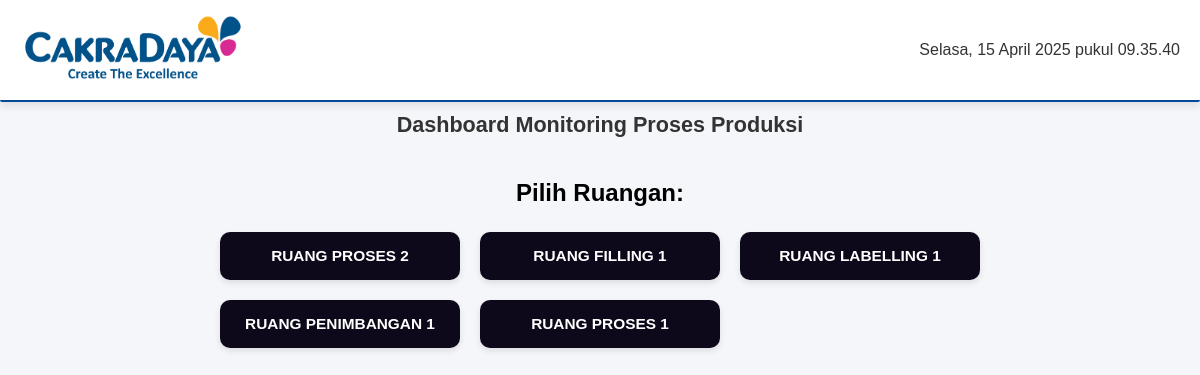
The page /monitoring/ on the database as committed earlier.
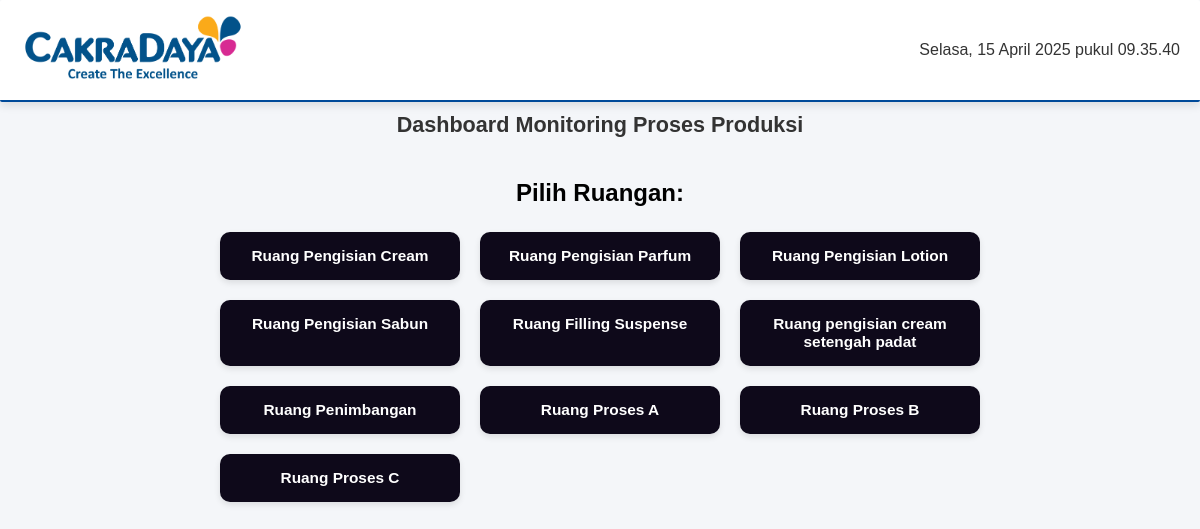
The same page on the database as committed later.
### produksi_monitoring/models.py (models this page shows, shortened)
class Ruangan(models.Model):
    PROSES_CHOICES = [
        ('weighing', 'Weighing'),
        ('processing', 'Processing'),
        ('mixing', 'Mixing'),
        ('filling', 'Filling'),
        ('packaging', 'Packaging'),
        ('labelling', 'Labelling'),
        ('quality_control', 'Quality Control'),
    ]
    kode_ruangan = models.CharField(max_length=10, unique=True, null=True)
    nama = models.CharField(max_length=100, unique=True)
    link_khusus = models.CharField(max_length=255, unique=True)
    mesin = models.ManyToManyField(Mesin, related_name="ruangan")
    jenis_proses = models.CharField(max_length=50, choices=PROSES_CHOICES, default='mixing')
    tahap_berikutnya = models.ForeignKey('self', null=True, blank=True, on_delete=models.SET_NULL)
    class Meta:
        verbose_name = "Ruangan"
        verbose_name_plural = "Ruangan"

### produksi_monitoring/views.py (the view)
# urls.py: path('', dashboard, name='dashboard'),
def dashboard(request):
    ruangan_list = Ruangan.objects.all()
    return render(request, 'produksi_monitoring/dashboard.html', {"ruangan_list": ruangan_list})

### produksi_monitoring/templates/produksi_monitoring/dashboard.html (shortened to what this page needs)
<!DOCTYPE html>
{% load static %}
{% load humanize %}
<html lang="id">
<head>
    <link rel="stylesheet" href="{% static 'css/custom_admin.css' %}">
</head>
<body>
    <header class="dashboard-header">
        <div class="header-left">
            <img src="{% static 'img/logo.png' %}" alt="Company Logo">
            <h1 class="header-title">Sistem Monitoring Produksi</h1>
        </div>
        <div class="header-right">
            <p id="current-time"></p>
        </div>
    </header>
    <h1 class="page-title">Dashboard Monitoring Proses Produksi</h1>
    <div class="container">
        <h2>Pilih Ruangan:</h2>
        <div class="room-grid">
            {% for ruangan in ruangan_list %}
                <div class="room-card">
                    <a href="{% url 'monitoring_per_ruangan' ruangan.nama|slugify %}">{{ ruangan.nama }}</a>
                </div>
            {% endfor %}
        </div>
    </div>
</body>
</html>

Rows that differ between the two databases and show on the page:
removed Ruangan: nama "RUANG PROSES 2"
removed Ruangan: nama "RUANG FILLING 1"
removed Ruangan: nama "RUANG LABELLING 1"
removed Ruangan: nama "RUANG PENIMBANGAN 1"
removed Ruangan: nama "RUANG PROSES 1"
added Ruangan: nama "Ruang Pengisian Cream"
added Ruangan: nama "Ruang Pengisian Parfum"
added Ruangan: nama "Ruang Pengisian Lotion"
added Ruangan: nama "Ruang Pengisian Sabun"
added Ruangan: nama "Ruang Filling Suspense"
added Ruangan: nama "Ruang pengisian cream setengah padat"
added Ruangan: nama "Ruang Penimbangan"
added Ruangan: nama "Ruang Proses A"
added Ruangan: nama "Ruang Proses B"
added Ruangan: nama "Ruang Proses C"
